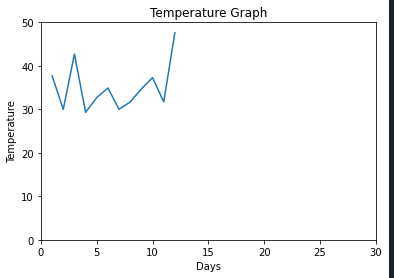

The Python source for this figure:
from matplotlib import pyplot as plt

days = [1,2,3,4,5,6,7,8,9,10,11,12]
temperature = [37.7,30,42.7,29.3,32.7,34.9,30,31.7,34.7,37.3,31.7,47.6]

plt.axis([0,30,0,50])
plt.title("Temperature Graph")
plt.xlabel("Days")
plt.ylabel("Temperature")
plt.plot(days,temperature)
plt.show()
         
         
